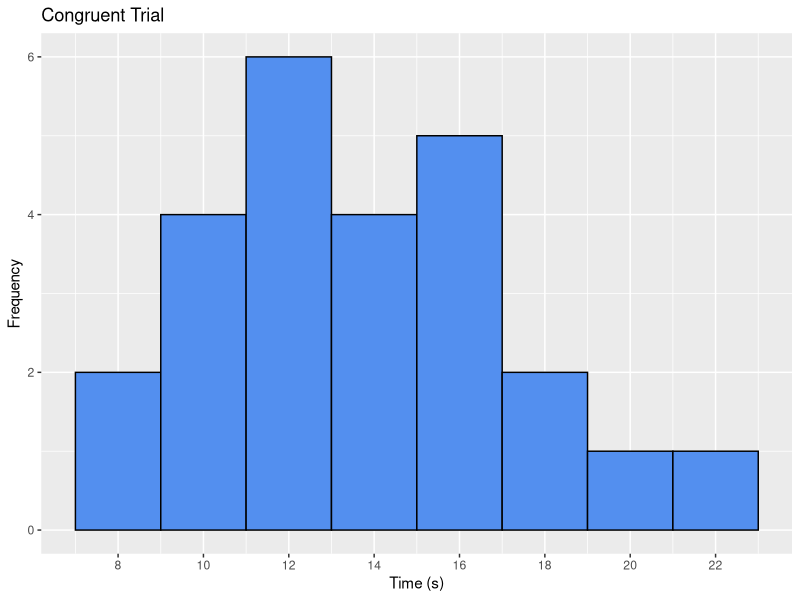
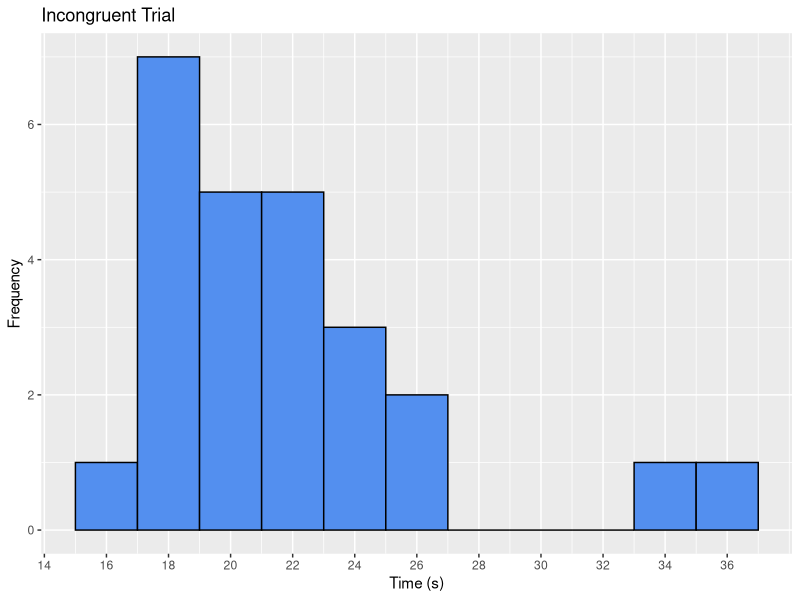
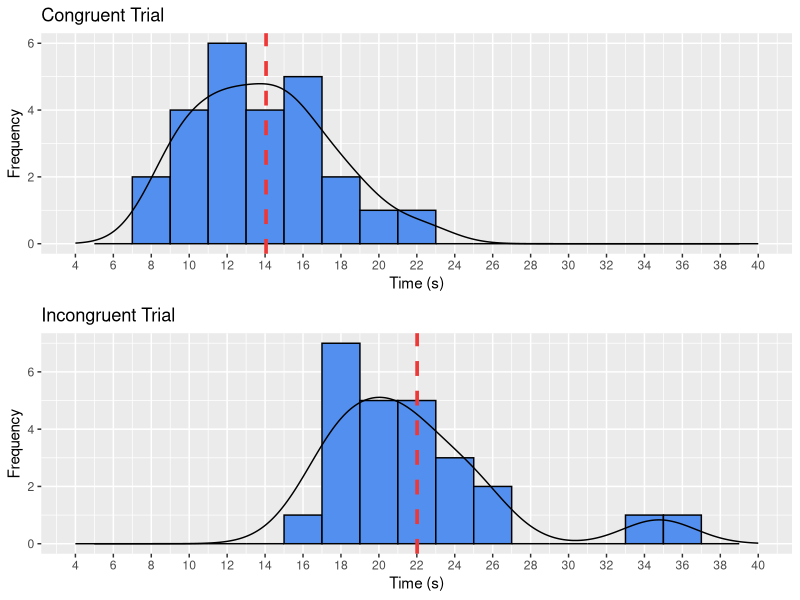

Recreate these plots in R, in order.
## ---- chunk 1
knitr::opts_chunk$set(echo = TRUE)
## ---- chunk 2
congruent <- c(12.079, 16.791, 9.564, 8.63, 14.669, 12.238, 14.692, 8.987,
               9.401, 14.48, 22.328, 15.298, 15.073, 16.929, 18.2, 12.13,
               18.495, 10.639, 11.344, 12.369, 12.944, 14.233, 19.71, 16.004)

incongruent <- c(19.278, 18.741, 21.214, 15.687, 22.803, 20.878, 24.572, 17.394,
                 20.762, 26.282, 24.524, 18.644, 17.51, 20.33, 35.255, 22.158,
                 25.139, 20.429, 17.425, 34.288, 23.894, 17.96, 22.058, 21.157)

stroop <- data.frame(congruent, incongruent)
## ---- chunk 3
stroop <- rbind(stroop, c(10.278, 18.169))
## ---- chunk 4
summary(stroop$congruent)
print.default(sd(stroop$congruent))
## ---- chunk 5
summary(stroop$incongruent)
print.default(sd(stroop$incongruent))
## ---- chunk 6
library(ggplot2)
library(gridExtra)

ggplot(data = stroop, 
       aes(x = congruent)) +
  geom_histogram(binwidth = 2, 
                 fill = "#538fef",
                 color = "black") +
  scale_x_continuous(breaks = c(seq(8, 36, 2))) +
  labs(x = "Time (s)", 
       y = "Frequency", 
       title = "Congruent Trial")
## ---- chunk 7
ggplot(data = stroop, 
       aes(x = incongruent)) +
  geom_histogram(binwidth = 2, 
                 fill = "#538fef",
                 color = "black") +
  scale_x_continuous(breaks = c(seq(8, 36, 2))) +
  labs(x = "Time (s)", 
       y = "Frequency", 
       title = "Incongruent Trial")
## ---- chunk 8
c_vis <- ggplot(data = stroop, 
                aes(x = congruent)) +
           geom_histogram(binwidth = 2, 
                          fill = "#538fef",
                          color = "black") + 
           geom_density(aes(y = ..count.. * 2)) + ## scaled to better shape plot
           geom_vline(color = "#ed3838", 
                      xintercept = mean(congruent),
                      size = 1.25,
                      linetype = 2) +
           scale_x_continuous(limits = c(4, 40), 
                              breaks = c(seq(4, 40, 2))) +
           labs(x = "Time (s)", 
                y = "Frequency", 
                title = "Congruent Trial")

ic_vis <- ggplot(data=stroop, 
                 aes(x = incongruent)) +
            geom_histogram(binwidth = 2, 
                           fill = "#538fef",
                           color = "black") +
            geom_density(aes(y = ..count.. * 2)) + ##scaled here as well
            geom_vline(color = "#ed3838", 
                       xintercept = mean(incongruent),
                       size = 1.25,
                       linetype = 2) +
            scale_x_continuous(limits = c(4, 40), 
                               breaks = c(seq(4, 40, 2))) +
            labs(x = "Time (s)", 
                 y = "Frequency", 
                 title = "Incongruent Trial")

grid.arrange(c_vis, ic_vis)
## ---- chunk 9
stroop$difference <- stroop$congruent - stroop$incongruent
## ---- chunk 10
xdiff <- mean(stroop$difference)
print(xdiff)
## ---- chunk 11
sdiff <- sd(stroop$difference)
n <- 25

print(sdiff)
## ---- chunk 12
se <- sdiff / sqrt(n)
print(se)
## ---- chunk 13
t_score <- xdiff / se
print(t_score)
## ---- chunk 14
format(2*pt(t_score, 24), digits = 1, scientific = FALSE)
